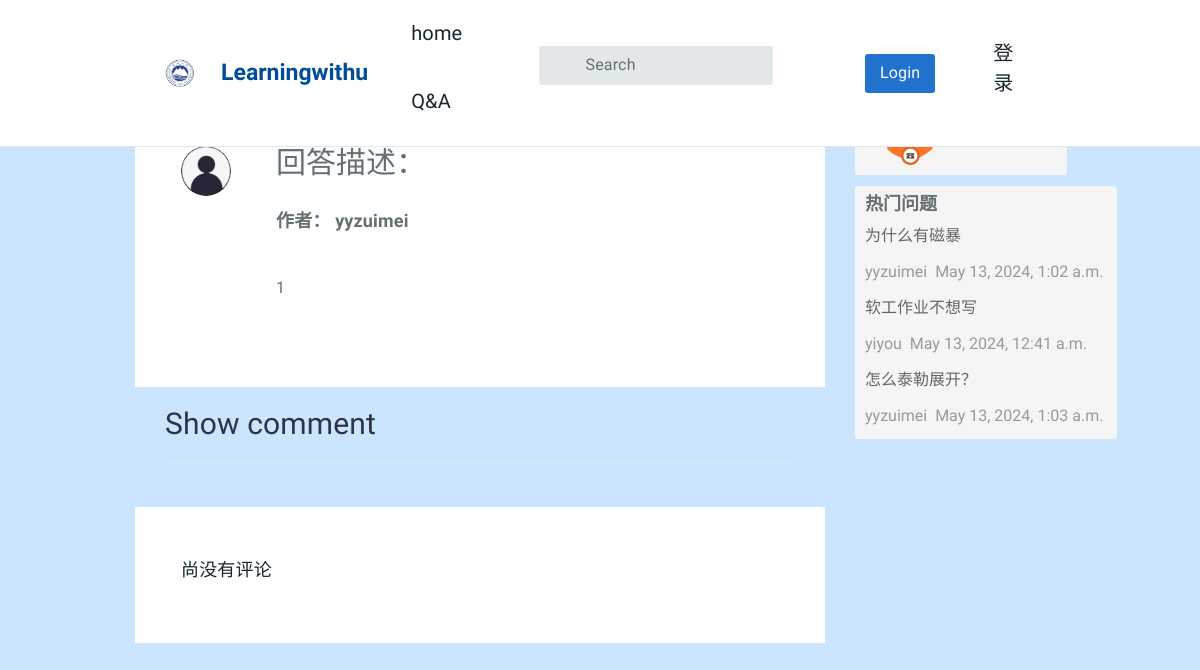
/answer/answer/show_comment/39/, run on the app's committed database.
### AnswerApp/models.py (models this page shows, shortened)
class AnswerModel(models.Model):
    author = models.ForeignKey(User, related_name='answers', verbose_name='回答者', on_delete=models.CASCADE)
    question = models.ForeignKey('QuestionApp.Question', related_name='answers',
                                 verbose_name='问题', on_delete=models.CASCADE)
    pub_date = models.DateTimeField(auto_now=True, verbose_name='回答时间')
    answer_text = models.TextField(verbose_name='回答内容')
    goodNum = models.IntegerField(default=0, verbose_name='赞数')
    badNum = models.IntegerField(default=0, verbose_name='反对数')
    grade = models.IntegerField(default=0, verbose_name='综合质量')
    collect = models.ManyToManyField(User, related_name='collect_answer', verbose_name='收藏')
    user_like_answer = models.ManyToManyField(User, related_name='answers_like', blank=True)
    user_unlike_answer = models.ManyToManyField(User, related_name='answers_unlike', blank=True)
    class Meta:
        ordering = ("-grade",)

### QuestionApp/models.py (models this page shows, shortened)
class Question(models.Model):
    user = models.ForeignKey(User, verbose_name='提问者', related_name='questions',on_delete=models.CASCADE)
    questionTitle = models.CharField('问题标题', max_length=40, unique=True, blank=False)
    questionCategory = models.ForeignKey('CategoryApp.Category', verbose_name='板块名称', on_delete=models.CASCADE)
    questionDescription = models.TextField('详细描述')
    created=models.DateTimeField(default=timezone.now, verbose_name='发布日期')
    publishDate = models.DateTimeField(auto_now=True, verbose_name='更新日期')
    goodNum = models.IntegerField(default=0, verbose_name='赞数')
    badNum = models.IntegerField(default=0, verbose_name='反对数')
    grade = models.IntegerField(default=0, verbose_name='综合质量')
    collect = models.ManyToManyField(User, related_name='collect_question', verbose_name='收藏', blank=True)
    users_like = models.ManyToManyField(User, related_name="questions_like", blank=True)
    users_unlike = models.ManyToManyField(User, related_name="questions_unlike", blank=True)
    views = models.IntegerField(default=0, verbose_name="阅读次数")

### AnswerApp/views.py (the view)
# urls.py: path('answer/show_comment/<int:answer_id>/', views.show_comment, name='show_comment'),
def show_comment(request, answer_id):
    answer = AnswerModel.objects.get(id=answer_id)
    comment_list = Comment.objects.filter(answer=answer_id)
    return render(request, 'question/show_comment.html',
                  {"comment_list": comment_list, "answer_id": answer_id, "answer": answer,
                   "question_2": Question.objects.all().order_by('-views', 'created', 'questionTitle')[:10]})

### AnswerApp/templatetags/markdown_extras.py (called while the page is built)
@register.filter()
@stringfilter
def markdown(value):
    return md.markdown(value, extensions=['markdown.extensions.fenced_code'])

### templates/question/show_comment.html
{% extends "question/content.html" %}
{% load static %}
{% load markdown_extras %}
{% block content %}
<div class="col-sm-9">
    <div class="tt-topic-list">
        <div class="tt-item">
            <div class="tt-single-topic">
                <div class="tt-item-info info-top">
                    <div class="tt-avater-title">
                        <h2>回答描述：</h2>
                    </div>
                </div>
                <div class="tt-item-description">
                    <div class="tt-item-header pt-noborder">
                        <div class="tt-item-info info-top">
                            <div class="tt-avatar-icon">
                                {% if answer.author.userinfo.photo %}
                                <img src="{{ answer.author.userinfo.photo | striptags }}" height="50" width="50"
                                     class="img-circle" id="my_photo" name="user_face">
                                {% else %}
                                <img name="user_face" src="{% static 'images/default.jpg' %}" height="50" width="50"
                                     class="img-circle" width="270px" id="my_photo">
                                {% endif %}
                            </div>
                        <div class="tt-avater-title">
                                <h4><strong>作者： {{ answer.author }}</strong></h4>
                            </div>
                        </div>
                    </div>
                    <div class="tt-item-description">
                         <p>{{ answer.answer_text | markdown | safe }}</p>
                    </div>
                </div>
            </div>
        </div>
        <div class="tt-list-header">
            <div class="tt-col-topic">
                <h2>Show comment</h2>
                <hr />
            </div>
        </div>
        {% for comment in comment_list %}
        <div class="tt-item">
            <div class="tt-single-topic">
                <div class="tt-item-header pt-noborder">
                    <div class="tt-item-header info-top">
                         <div class="tt-avatar-icon">
                                {% if comment.commenter.userinfo.photo %}
                                <img src="{{ comment.commenter.userinfo.photo | striptags }}" height="50" width="50"
                                     class="img-circle" id="my_photo" name="user_face">
                                {% else %}
                                <img name="user_face" src="{% static 'images/default.jpg' %}" height="50" width="50"
                                     class="img-circle" width="270px" id="my_photo">
                                {% endif %}
                         <div class="tt-avater-title">
                                <h4><strong>{{ comment.commenter }}</strong></h4>
                         </div>
                         </div>
                        <div class="tt-item-title">
                            <p>{{ comment }}</p>
                            <a href="#"><span class="tt-badge">{{ comment.commenter }}发表于{{comment.pubDate}}</span></a>
                        </div>
                    </div>
                </div>
            </div>
        </div>
        {% empty %}
        <div class="tt-item">
            <div class="tt-info-box">
                <div class="row-object-inline form-default">
                    <h6 class="tt-title">尚没有评论</h6>
                </div>
            </div>
        </div>
        {% endfor %}
    </div>
</div>
{% endblock %}

### templates/question/content.html (shortened to what this page needs)
{% extends "index.html" %}
{% load markdown_extras %}
{% load static %}
{% block left %}
<div class="col-sm-3" >
    <div class="side-bar-well clearfix" style="position: fixed;">
        <div class="col-sm-5"><img src="{% static 'images/support.png' %}"></div>
        <div class="col-sm-7">
            <p class="side-bar-well-title">欢迎提问</p>
        </div>
    </div>
    <div class="side-bar-well" style="position: fixed; margin-top:90px">
        <strong class="side-bar-well-title">热门问题</strong>
        {% for question in question_2 %}
        <a href="{% url 'question:question_content' question_id=question.id %}" class="news-item">
            <div class="news-title">{{question.questionTitle}}</div>
        </a>
        <div class="news-info">
            <span>{{ question.user }}</span>
            <span>&nbsp{{question.created}}&nbsp</span>
        </div>
        {% endfor %}
    </div>
</div>
{% endblock %}

### static/css/main.css (style rules this page uses)
.side-bar-well { padding: 5px; background: #f5f5f5; margin-bottom: 10px; border-radius: 3px; }
.side-bar-well-title { font-size: 18px; padding:0px; margin-bottom: 0cm; }
.news-item { display: block; color: #666; }
.side-bar-well > * { padding: 5px; }
.news-info { color: #999; padding: 5px; }

### templates/index.html (style rules this page uses)
body { background-color: #CCE5FF; }

### templates/head.html (style rules this page uses)
body { background-color: #CCE5FF; }

### data on the page
AnswerModel: author "yyzuimei", answer_text "1"
Question: questionTitle "为什么有磁暴", user "yyzuimei", created "May 13, 2024, 1:02 a.m."
Question: questionTitle "软工作业不想写", user "yiyou", created "May 13, 2024, 12:41 a.m."
Question: questionTitle "怎么泰勒展开？", user "yyzuimei", created "May 13, 2024, 1:03 a.m."
